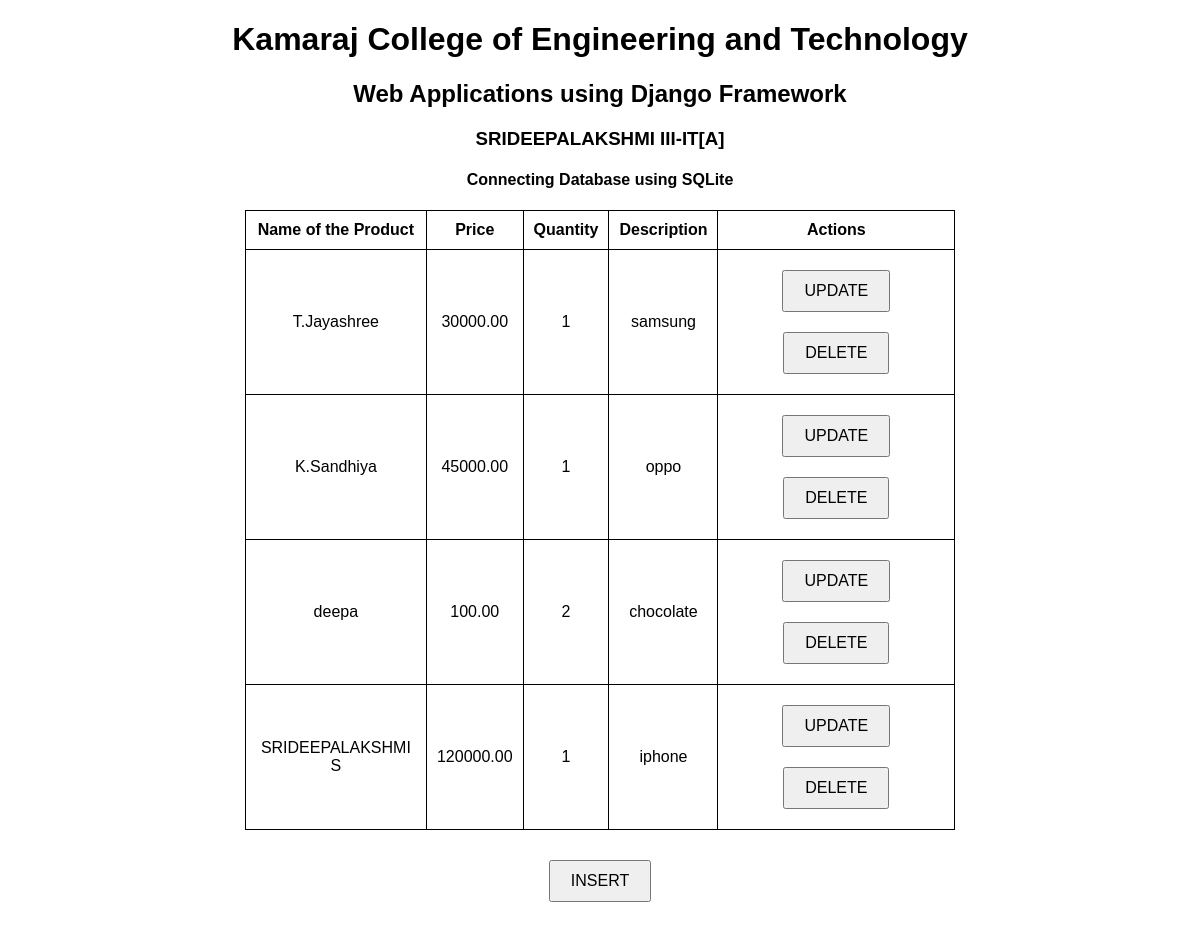
The page / on the database its author committed.
### ex6app/models.py (models this page shows, shortened)
class Product(models.Model):
    name = models.CharField(max_length=100)
    price = models.DecimalField(max_digits=10, decimal_places=2)
    quantity = models.PositiveIntegerField()
    description = models.CharField(max_length=100)

### ex6app/views.py (the view)
# urls.py: path('', views.product_list, name='product_list'),  # List all products
def product_list(request):
    products = Product.objects.all()
    return render(request, 'product_list.html', {'products': products})

### ex6app/templates/product_list.html (shortened to what this page needs)
<!DOCTYPE html>
<html lang="en">
<head>
</head>
<body>
    <h1>Kamaraj College of Engineering and Technology</h1>
    <h2>Web Applications using Django Framework</h2>
    <h3>SRIDEEPALAKSHMI III-IT[A]</h3>
    <h4>Connecting Database using SQLite</h4>
    <table>
        <thead>
            <tr>
                <th>Name of the Product</th>
                <th>Price</th>
                <th>Quantity</th>
                <th>Description</th>
                <th>Actions</th>
            </tr>
        </thead>
        <tbody>
            {% for product in products %}
            <tr>
                <td>{{ product.name }}</td>
                <td>{{ product.price }}</td>
                <td>{{ product.quantity }}</td>
                <td>{{ product.description }}</td>
                <td>
                    <a href="{% url 'product_update' product.pk %}">
                        <button type="button">UPDATE</button>
                    </a>
                    <a href="{% url 'product_delete' product.pk %}">
                        <button type="button">DELETE</button>
                    </a>
                </td>
            </tr>
            {% endfor %}
        </tbody>
    </table>
    <div class="button-container">
        <a href="{% url 'product_create' %}">
            <button type="button">INSERT</button>
        </a>
    </div>
</body>
</html>

### ex6app/templates/product_list.html (style rules this page uses)
body { font-family: Arial, sans-serif; text-align: center; }
table, th, td { border: 1px solid black; border-collapse: collapse; margin: 0 auto; }
th, td { padding: 10px; text-align: center; }
h1, h2, h3, h4 { text-align: center; }
table { width: 60%; margin-top: 20px; }
.button-container { text-align: center; margin: 20px; }
button { padding: 10px 20px; font-size: 16px; cursor: pointer; margin: 10px; }

### rows shown on the page
Product: name "T.Jayashree", price "30000.00", quantity "1", description "samsung"
Product: name "K.Sandhiya", price "45000.00", quantity "1", description "oppo"
Product: name "deepa", price "100.00", quantity "2", description "chocolate"
Product: name "SRIDEEPALAKSHMI S", price "120000.00", quantity "1", description "iphone"
